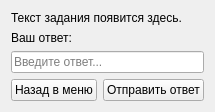
<?xml version="1.0" encoding="UTF-8"?>
<ui version="4.0">
 <class>TaskWidget</class>
 <widget class="QWidget" name="TaskWidget">
  <property name="windowTitle">
   <string>Задание</string>
  </property>
  <layout class="QVBoxLayout" name="verticalLayout">
   <item>
    <widget class="QLabel" name="labelTaskText">
     <property name="text">
      <string>Текст задания появится здесь.</string>
     </property>
     <property name="wordWrap">
      <bool>true</bool>
     </property>
    </widget>
   </item>
   <item>
    <widget class="QLabel" name="labelAnswerHint">
     <property name="text">
      <string>Ваш ответ:</string>
     </property>
    </widget>
   </item>
   <item>
    <widget class="QLineEdit" name="lineAnswer">
     <property name="placeholderText">
      <string>Введите ответ...</string>
     </property>
    </widget>
   </item>
   <item>
    <layout class="QHBoxLayout" name="horizontalLayout">
     <item>
      <widget class="QPushButton" name="btnBack">
       <property name="text">
        <string>Назад в меню</string>
       </property>
      </widget>
     </item>
     <item>
      <widget class="QPushButton" name="btnSend">
       <property name="text">
        <string>Отправить ответ</string>
       </property>
      </widget>
     </item>
    </layout>
   </item>
  </layout>
 </widget>
 <resources/>
 <connections/>
</ui>
